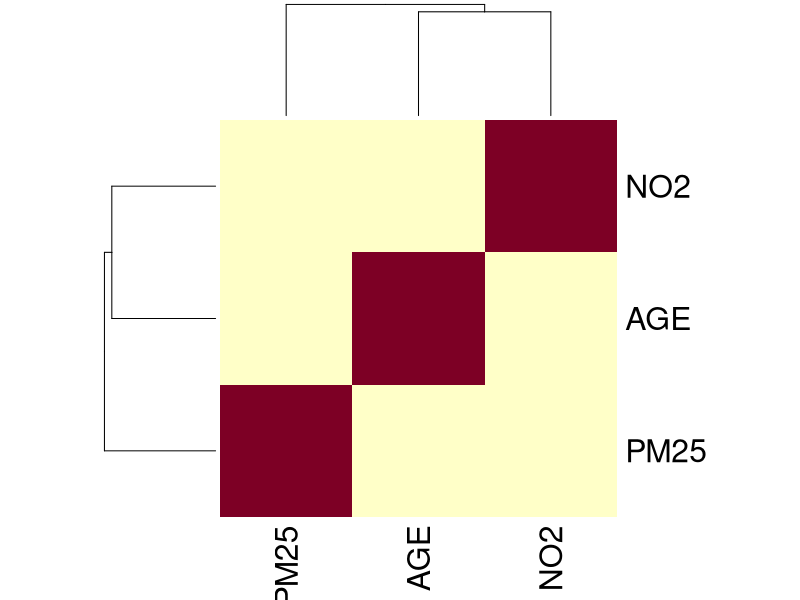

Here is the R script that generated this plot:
# Load libraries
library(ggplot2)
library(dplyr)
library(survival)
library(lme4)
library(MatchIt)

# Simulate data
set.seed(101)
n <- 1500
df <- data.frame(
  AGE = runif(n,18,85),
  PM25 = rnorm(n,55,18),
  NO2 = rnorm(n,38,12)
)

# Create outcome
df$HOSPITAL_VISIT <- rbinom(n,1,plogis(0.02*df$PM25))

# Correlation
cor_mat <- cor(df[,c("AGE","PM25","NO2")])

# Heatmap
heatmap(cor_mat)

# GLM
glm_model <- glm(HOSPITAL_VISIT~PM25+AGE,
                 family=binomial,data=df)

summary(glm_model)
